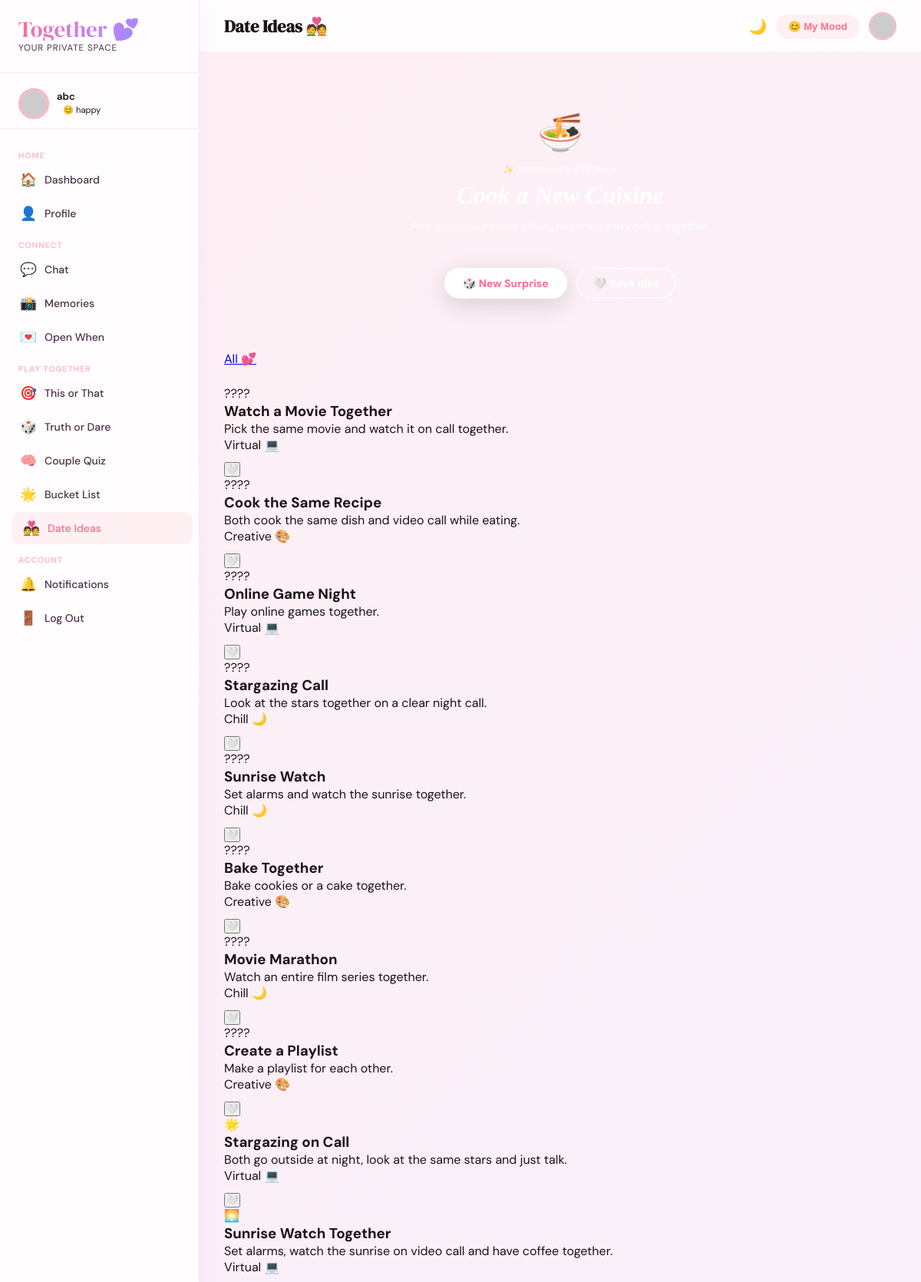
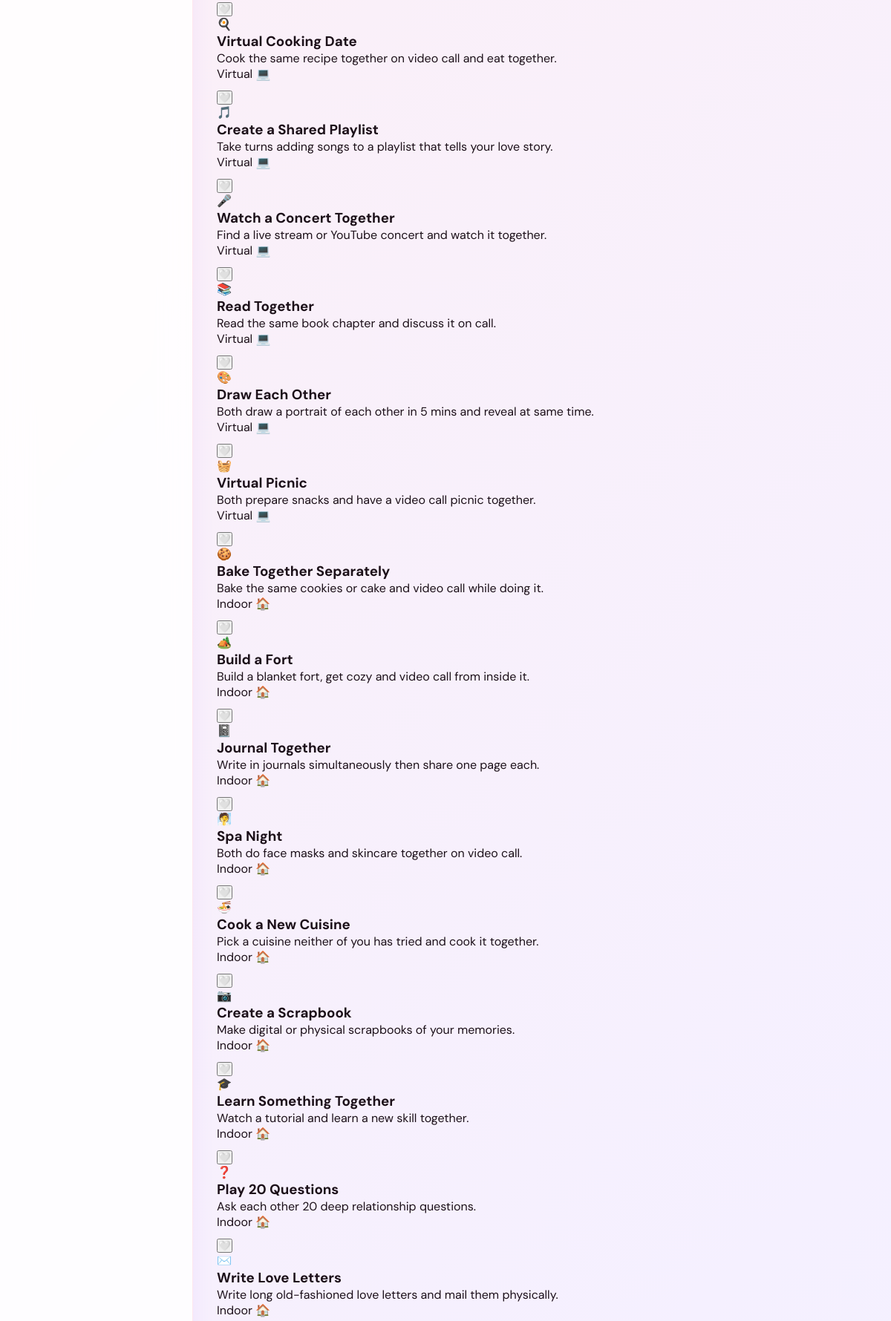
Page /features/date-ideas/ (signed in, upper part) on the committed database (2 pictures, top to bottom).
### accounts/models.py (models this page shows, shortened)
class User(AbstractUser):
    avatar = models.ImageField(upload_to='avatars/', null=True, blank=True)
    bio = models.TextField(blank=True)
    nickname = models.CharField(max_length=50, blank=True)
    invite_code = models.UUIDField(default=uuid.uuid4, unique=True, editable=False)
    partner = models.OneToOneField('self', null=True, blank=True, on_delete=models.SET_NULL, related_name='partner_of')
    couple_since = models.DateField(null=True, blank=True)
    anniversary = models.DateField(null=True, blank=True)
    next_meeting = models.DateField(null=True, blank=True)
    current_mood = models.CharField(max_length=50, blank=True, default='happy')
    mood_message = models.CharField(max_length=200, blank=True)
    streak_count = models.IntegerField(default=0)
    last_active = models.DateTimeField(auto_now=True)
    theme_preference = models.CharField(max_length=20, default='light', choices=[('light','Light'),('dark','Dark')])
    def get_avatar_url(self):
        if self.avatar:
            return self.avatar.url
        return f"https://api.dicebear.com/7.x/adventurer/svg?seed={self.username}"
    def is_coupled(self):
        return self.partner is not None

### features/models.py (models this page shows, shortened)
class DateIdea(models.Model):
    CATEGORY_CHOICES = [
        ('virtual',      'Virtual 💻'),
        ('indoor',       'Indoor 🏠'),
        ('outdoor',      'Outdoor 🌿'),
        ('budget',       'Budget 💸'),
        ('longdistance', 'Long Distance 💕'),
        ('rainy',        'Rainy Day 🌧️'),
        ('anniversary',  'Anniversary 💍'),
        ('creative',     'Creative 🎨'),
        ('chill',        'Chill 🌙'),
    ]
    title           = models.CharField(max_length=200)
    description     = models.TextField()
    category        = models.CharField(max_length=20, choices=CATEGORY_CHOICES,
                                       default='virtual')
    emoji           = models.CharField(max_length=10, default='💑')
    estimated_cost  = models.CharField(max_length=50, blank=True)
    duration        = models.CharField(max_length=50, blank=True)

### features/views.py (the view)
@login_required
def date_ideas(request):
    ideas = list(DateIdea.objects.all())
    category = request.GET.get('category', '')
    if category:
        ideas = [i for i in ideas if i.category == category]
    random_idea = random.choice(ideas) if ideas else None
    return render(request, 'features/date_ideas.html', {'ideas': ideas, 'random_idea': random_idea, 'category': category})

### templates/features/date_ideas.html (shortened to what this page needs)
{% extends 'base.html' %}
{% block nav_date %}active{% endblock %}
{% block page_title %}Date Ideas 💑{% endblock %}
{% block content %}
{% load static %}
{% if random_idea %}
<div class="card fade-up"
     style="padding:clamp(24px,4vw,40px);margin-bottom:28px;
            background:var(--grad);border:none;overflow:hidden;position:relative;">
  <div style="position:absolute;top:-50px;right:-50px;width:160px;height:160px;
              border-radius:50%;background:rgba(255,255,255,.1);pointer-events:none;"></div>
  <div style="position:absolute;bottom:-30px;left:-30px;width:100px;height:100px;
              border-radius:50%;background:rgba(255,255,255,.07);pointer-events:none;"></div>
  <div style="position:relative;z-index:1;text-align:center;">
    <div style="font-size:3rem;margin-bottom:10px;">{{ random_idea.emoji }}</div>
    <div style="font-size:.7rem;text-transform:uppercase;letter-spacing:.1em;
                color:rgba(255,255,255,.75);font-weight:700;margin-bottom:8px;">
      ✨ Surprise Date Idea
    </div>
    <h2 style="font-family:'Playfair Display',serif;font-style:italic;
               font-size:clamp(1.3rem,3vw,2rem);color:#fff;margin-bottom:10px;">
    </h2>
    <p style="color:rgba(255,255,255,.85);font-size:.9rem;
              max-width:480px;margin:0 auto 20px;line-height:1.8;">
    </p>
    <div style="display:flex;gap:12px;justify-content:center;flex-wrap:wrap;">
      <a href="{% url 'date_ideas' %}?category={{ category }}"
         class="btn-white" style="padding:10px 24px;font-size:.88rem;">
        🎲 New Surprise
      </a>
      <button onclick="toggleSave({{ random_idea.id }}, this)"
              class="btn-outline-white"
              style="padding:10px 20px;font-size:.88rem;"
              id="save_spot_{{ random_idea.id }}">
        {% if random_idea.id in saved_ids %}❤️ Saved{% else %}🤍 Save Idea{% endif %}
      </button>
    </div>
  </div>
</div>
{% endif %}
<div class="pill-bar" style="margin-bottom:24px;flex-wrap:wrap;" class="fade-up">
  <a href="{% url 'date_ideas' %}"
     class="pill {% if not category %}active{% endif %}">All 💕</a>
</div>
{% if ideas %}
<div class="date-grid fade-up delay-1">
  {% for idea in ideas %}
  <div class="date-card card" id="idea_{{ idea.id }}">
    <span class="date-emoji">{{ idea.emoji }}</span>
    <h3 class="date-title">{{ idea.title }}</h3>
    <p class="date-desc">{{ idea.description }}</p>
    <div class="date-meta" style="margin-bottom:10px;">
      <span class="badge badge-rose">{{ idea.get_category_display }}</span>
    </div>
    <button onclick="toggleSave({{ idea.id }}, this)"
            class="save-btn"
            id="save_{{ idea.id }}"
            title="Save idea">
    </button>
  </div>
  {% endfor %}
</div>
{% endif %}
{% endblock %}

### templates/base.html (shortened to what this page needs)
<!DOCTYPE html>
<html lang="en" data-theme="{{ request.user.theme_preference|default:'light' }}">
<head>
  <link rel="stylesheet" href="https://cdnjs.cloudflare.com/ajax/libs/font-awesome/6.5.0/css/all.min.css">
  {% load static %}
  <link rel="stylesheet" href="{% static 'css/together.css' %}">
</head>
<body>
{% if user.is_authenticated %}
<aside class="sidebar" id="sidebar">
  <div class="sidebar-logo">
    <div class="brand">Together 💕</div>
    <div class="tagline">your private space</div>
  </div>
  {% if user.is_coupled %}
  <div style="padding: 12px 24px; border-bottom: 1px solid var(--card-border); margin-bottom: 8px;">
    <div style="display:flex;align-items:center;gap:10px;">
      <img src="{{ user.partner.get_avatar_url }}" alt="partner" class="partner-avatar" style="width:40px;height:40px;">
      <div>
        <div style="font-size:0.82rem;font-weight:600;color:var(--ink);">{{ user.partner.first_name|default:user.partner.username }}</div>
        <div class="partner-mood" style="font-size:0.7rem;padding:2px 8px;">
          {% if user.partner.current_mood == 'happy' %}😊
          {% elif user.partner.current_mood == 'missing' %}💭
          {% elif user.partner.current_mood == 'busy' %}💼
          {% elif user.partner.current_mood == 'tired' %}😴
          {% elif user.partner.current_mood == 'sad' %}😢
          {% elif user.partner.current_mood == 'excited' %}🎉
          {% elif user.partner.current_mood == 'love' %}❤️
          {% else %}✨{% endif %}
          {{ user.partner.current_mood|default:"online" }}
        </div>
      </div>
    </div>
  </div>
  {% endif %}
  <nav class="sidebar-nav">
    <div class="nav-section-title">Home</div>
    <a href="{% url 'dashboard' %}" class="nav-link {% block nav_dashboard %}{% endblock %}">
      <span class="icon">🏠</span> Dashboard
    </a>
    <a href="{% url 'profile' %}" class="nav-link {% block nav_profile %}{% endblock %}">
      <span class="icon">👤</span> Profile
    </a>
    <div class="nav-section-title">Connect</div>
    <a href="{% url 'chat' %}" class="nav-link {% block nav_chat %}{% endblock %}">
      <span class="icon">💬</span> Chat
    </a>
    <a href="{% url 'memory_list' %}" class="nav-link {% block nav_memories %}{% endblock %}">
      <span class="icon">📸</span> Memories
    </a>
    <a href="{% url 'open_when_list' %}" class="nav-link {% block nav_openwhen %}{% endblock %}">
      <span class="icon">💌</span> Open When
    </a>
    <div class="nav-section-title">Play Together</div>
    <a href="{% url 'this_or_that' %}" class="nav-link {% block nav_tot %}{% endblock %}">
      <span class="icon">🎯</span> This or That
    </a>
    <a href="{% url 'truth_or_dare' %}" class="nav-link {% block nav_tod %}{% endblock %}">
      <span class="icon">🎲</span> Truth or Dare
    </a>
    <a href="{% url 'quiz' %}" class="nav-link {% block nav_quiz %}{% endblock %}">
      <span class="icon">🧠</span> Couple Quiz
    </a>
    <a href="{% url 'bucket_list' %}" class="nav-link {% block nav_bucket %}{% endblock %}">
      <span class="icon">🌟</span> Bucket List
    </a>
    <a href="{% url 'date_ideas' %}" class="nav-link {% block nav_date %}{% endblock %}">
      <span class="icon">💑</span> Date Ideas
    </a>
    <div class="nav-section-title">Account</div>
    <a href="{% url 'notifications' %}" class="nav-link {% block nav_notif %}{% endblock %}">
      <span class="icon">🔔</span> Notifications
    </a>
    <a href="{% url 'logout' %}" class="nav-link">
      <span class="icon">🚪</span> Log Out
    </a>
  </nav>
</aside>
<div class="main-content">
  <div class="topbar">
    <div style="display:flex;align-items:center;gap:16px;">
      <h1 class="topbar-title">{% block page_title %}{% endblock %}</h1>
    </div>
    <div style="display:flex;align-items:center;gap:12px;">
      <button onclick="toggleTheme()" style="background:none;border:none;cursor:pointer;font-size:1.2rem;" title="Toggle theme">
        <span id="themeIcon">{% if request.user.theme_preference == 'dark' %}☀️{% else %}🌙{% endif %}</span>
      </button>
      <div style="position:relative;">
        <button onclick="document.getElementById('moodPicker').classList.toggle('show')" style="background:var(--rose-pale);border:none;padding:8px 16px;border-radius:50px;cursor:pointer;font-size:0.82rem;color:var(--rose);font-weight:600;">
          {% if request.user.current_mood == 'happy' %}😊
          {% elif request.user.current_mood == 'missing' %}💭
          {% elif request.user.current_mood == 'busy' %}💼
          {% elif request.user.current_mood == 'sad' %}😢
          {% elif request.user.current_mood == 'excited' %}🎉
          {% else %}✨{% endif %}
          My Mood
        </button>
      </div>
      <img src="{{ request.user.get_avatar_url }}" alt="me" style="width:36px;height:36px;border-radius:50%;object-fit:cover;border:2px solid var(--rose-light);">
    </div>
  </div>
  <div class="content-area">
    {% block content %}{% endblock %}
  </div>
</div>
{% else %}
{% block fullpage %}{% endblock %}
{% endif %}
</body>
</html>

### static/css/together.css (style rules this page uses)
:root { --rose: #FF6B8A; --rose-light: #FFB3C1; --rose-pale: #FFF0F3; --mauve: #C084FC; --mauve-light: #E9D5FF; --amber: #F59E0B; --teal: #14B8A6; --cream: #FEFCE8; --ink: #1C1019; --ink-soft: #4A3048; --mist: #F5F0F6; --card-bg: rgba(255,255,255,0.85); --card-border: rgba(255,107,138,0.15); --shadow: 0 8px 32px rgba(192, 132, 252, 0.12); --shadow-hover: 0 16px 48px rgba(255,107,138,0.2); --radius: 20px; --radius-sm: 12px; --sidebar-w: 260px; --gradient: linear-gradient(135deg, #FF6B8A 0%, #C084FC 50%, #818CF8 100%); --gradient-soft: linear-gradient(135deg, #FFF0F3 0%, #F5F0FF 50%, #EEF2FF 100%); }
* { box-sizing: border-box; margin: 0; padding: 0; }
body { font-family: 'DM Sans', sans-serif; background: var(--gradient-soft); color: var(--ink); min-height: 100vh; background-attachment: fixed; }
.sidebar { position: fixed; left: 0; top: 0; bottom: 0; width: var(--sidebar-w); background: var(--card-bg); backdrop-filter: blur(20px); -webkit-backdrop-filter: blur(20px); border-right: 1px solid var(--card-border); z-index: 100; display: flex; flex-direction: column; padding: 24px 0; box-shadow: 4px 0 24px rgba(192,132,252,0.08); transition: transform 0.3s ease; overflow-y: auto; }
.sidebar-logo { padding: 0 24px 24px; border-bottom: 1px solid var(--card-border); margin-bottom: 8px; }
.sidebar-logo .brand { font-family: 'DM Serif Display', serif; font-size: 1.8rem; background: var(--gradient); -webkit-background-clip: text; -webkit-text-fill-color: transparent; background-clip: text; line-height: 1; }
.sidebar-logo .tagline { font-size: 0.72rem; color: var(--ink-soft); letter-spacing: 0.08em; text-transform: uppercase; margin-top: 2px; }
.sidebar-nav { flex: 1; padding: 8px 12px; }
.nav-section-title { font-size: 0.65rem; text-transform: uppercase; letter-spacing: 0.1em; color: var(--rose-light); padding: 12px 12px 4px; font-weight: 600; }
.nav-link { display: flex; align-items: center; gap: 10px; padding: 10px 14px; border-radius: var(--radius-sm); color: var(--ink-soft); text-decoration: none; font-size: 0.875rem; font-weight: 500; transition: all 0.2s ease; margin-bottom: 2px; }
.nav-link:hover, .nav-link.active { background: var(--rose-pale); color: var(--rose); transform: translateX(4px); }
.nav-link .icon { font-size: 1.1rem; width: 22px; text-align: center; }
.main-content { margin-left: var(--sidebar-w); min-height: 100vh; position: relative; z-index: 1; }
.topbar { position: sticky; top: 0; background: var(--card-bg); backdrop-filter: blur(20px); -webkit-backdrop-filter: blur(20px); border-bottom: 1px solid var(--card-border); padding: 16px 32px; display: flex; align-items: center; justify-content: space-between; z-index: 50; }
.topbar-title { font-family: 'DM Serif Display', serif; font-size: 1.4rem; color: var(--ink); }
.content-area { padding: 32px; }
.btn-white { background: white; color: var(--rose); padding: 14px 36px; border-radius: 50px; font-weight: 700; font-size: 1rem; text-decoration: none; transition: all 0.25s; display: inline-flex; align-items: center; gap: 8px; box-shadow: 0 8px 32px rgba(0,0,0,0.15); }
.btn-outline-white { background: transparent; color: white; border: 2px solid rgba(255,255,255,0.6); padding: 14px 36px; border-radius: 50px; font-weight: 600; font-size: 1rem; text-decoration: none; transition: all 0.25s; display: inline-flex; align-items: center; gap: 8px; }
.partner-avatar { width: 64px; height: 64px; border-radius: 50%; object-fit: cover; border: 3px solid var(--rose-light); }

### rows in the picture
User: partner.first_name "abc", partner.current_mood "happy"
DateIdea: emoji "🍜", title "Cook a New Cuisine", description "Pick a cuisine neither of you has tried and cook it together.", category "Indoor 🏠"
DateIdea: emoji "????", title "Watch a Movie Together", description "Pick the same movie and watch it on call together.", category "Virtual 💻"
DateIdea: emoji "????", title "Cook the Same Recipe", description "Both cook the same dish and video call while eating.", category "Creative 🎨"
DateIdea: emoji "????", title "Online Game Night", description "Play online games together.", category "Virtual 💻"
DateIdea: emoji "????", title "Stargazing Call", description "Look at the stars together on a clear night call.", category "Chill 🌙"
DateIdea: emoji "????", title "Sunrise Watch", description "Set alarms and watch the sunrise together.", category "Chill 🌙"
DateIdea: emoji "????", title "Bake Together", description "Bake cookies or a cake together.", category "Creative 🎨"
DateIdea: emoji "????", title "Movie Marathon", description "Watch an entire film series together.", category "Chill 🌙"
DateIdea: emoji "????", title "Create a Playlist", description "Make a playlist for each other.", category "Creative 🎨"
DateIdea: emoji "🌟", title "Stargazing on Call", description "Both go outside at night, look at the same stars and just talk.", category "Virtual 💻"
DateIdea: emoji "🌅", title "Sunrise Watch Together", description "Set alarms, watch the sunrise on video call and have coffee together.", category "Virtual 💻"
DateIdea: emoji "🍳", title "Virtual Cooking Date", description "Cook the same recipe together on video call and eat together.", category "Virtual 💻"
DateIdea: emoji "🎵", title "Create a Shared Playlist", description "Take turns adding songs to a playlist that tells your love story.", category "Virtual 💻"
DateIdea: emoji "🎤", title "Watch a Concert Together", description "Find a live stream or YouTube concert and watch it together.", category "Virtual 💻"
DateIdea: emoji "📚", title "Read Together", description "Read the same book chapter and discuss it on call.", category "Virtual 💻"
DateIdea: emoji "🎨", title "Draw Each Other", description "Both draw a portrait of each other in 5 mins and reveal at same time.", category "Virtual 💻"
DateIdea: emoji "🧺", title "Virtual Picnic", description "Both prepare snacks and have a video call picnic together.", category "Virtual 💻"
DateIdea: emoji "🍪", title "Bake Together Separately", description "Bake the same cookies or cake and video call while doing it.", category "Indoor 🏠"
DateIdea: emoji "🏕️", title "Build a Fort", description "Build a blanket fort, get cozy and video call from inside it.", category "Indoor 🏠"
DateIdea: emoji "📓", title "Journal Together", description "Write in journals simultaneously then share one page each.", category "Indoor 🏠"
DateIdea: emoji "🧖", title "Spa Night", description "Both do face masks and skincare together on video call.", category "Indoor 🏠"
DateIdea: emoji "📷", title "Create a Scrapbook", description "Make digital or physical scrapbooks of your memories.", category "Indoor 🏠"
DateIdea: emoji "🎓", title "Learn Something Together", description "Watch a tutorial and learn a new skill together.", category "Indoor 🏠"
DateIdea: emoji "❓", title "Play 20 Questions", description "Ask each other 20 deep relationship questions.", category "Indoor 🏠"
DateIdea: emoji "✉️", title "Write Love Letters", description "Write long old-fashioned love letters and mail them physically.", category "Indoor 🏠"
